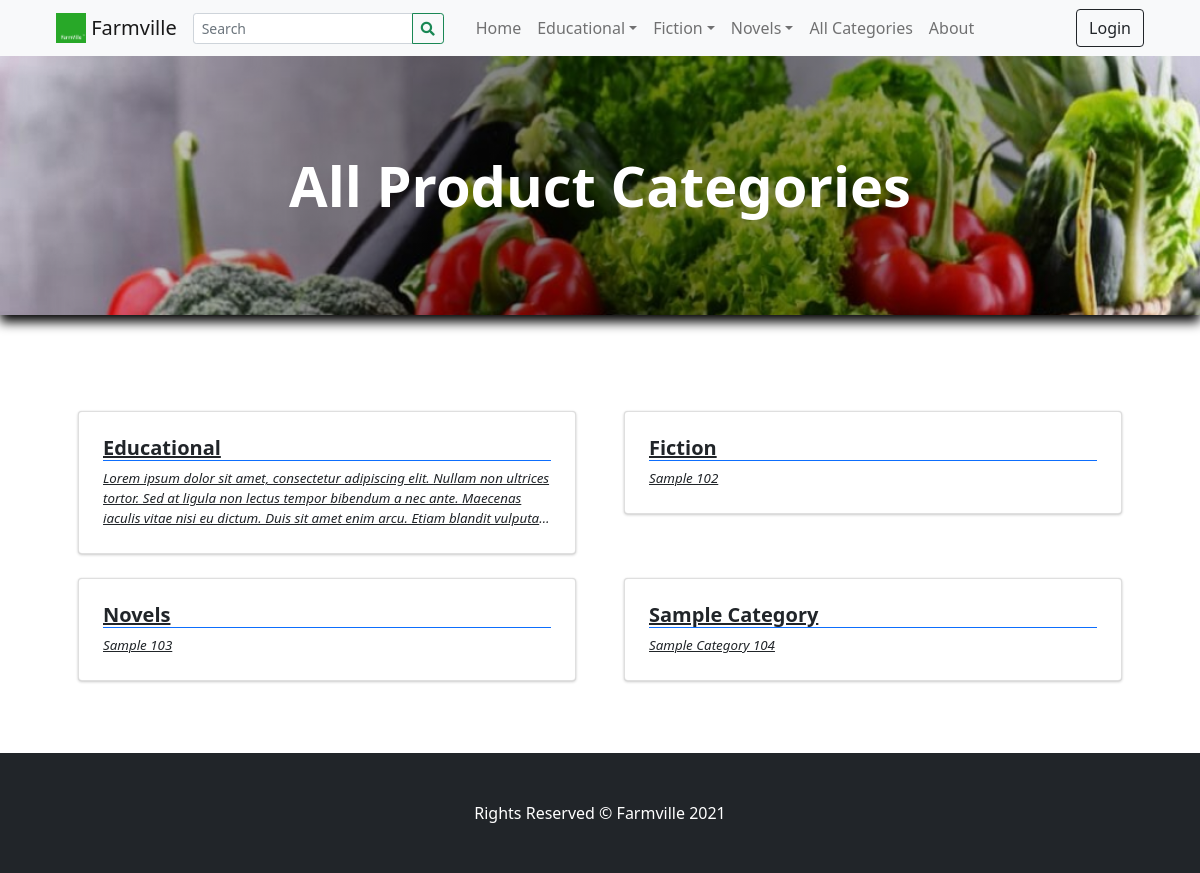
Page /?p=view_categories on the earlier database version.
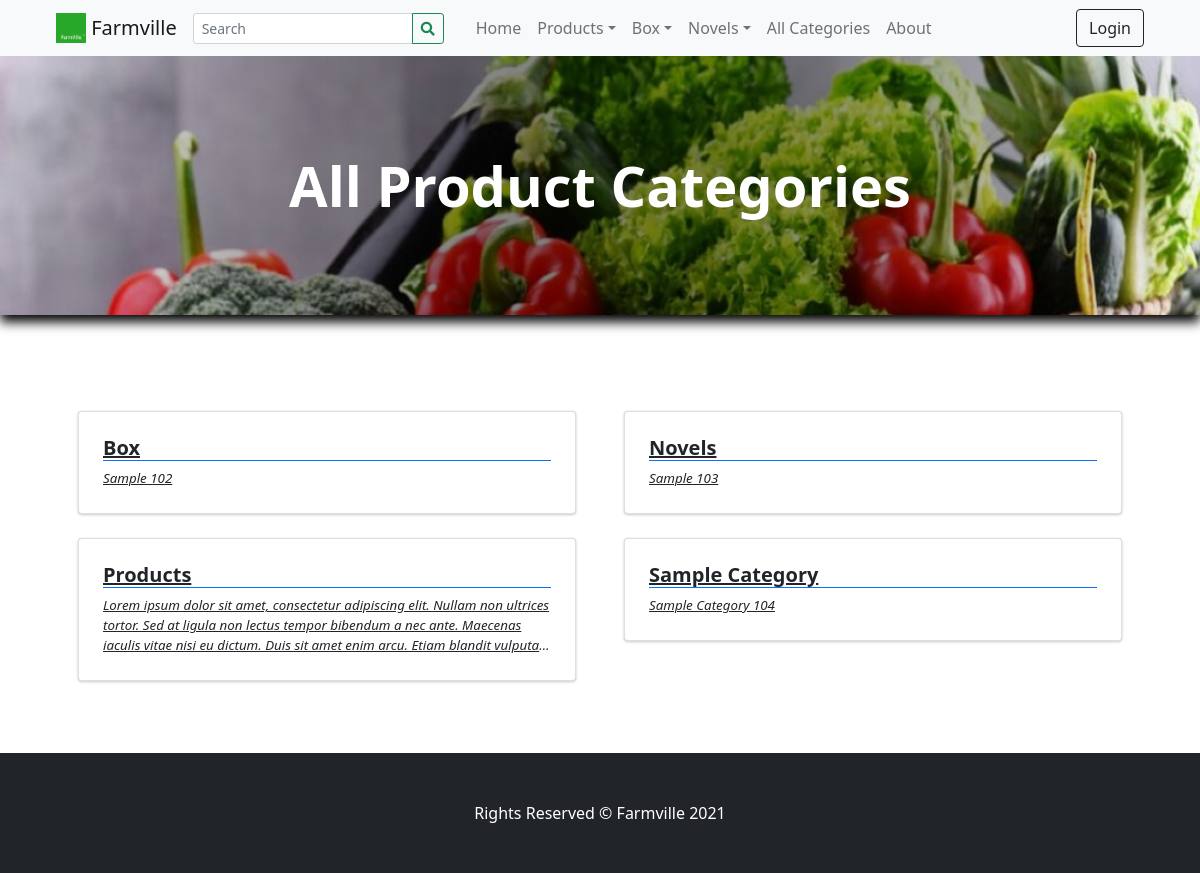
Same page on the later database version.
### tables this page shows
CREATE TABLE `categories` (
  `id` int(30) NOT NULL,
  `category` varchar(250) NOT NULL,
  `description` text DEFAULT NULL,
  `status` tinyint(1) NOT NULL DEFAULT 1,
  `date_created` datetime NOT NULL DEFAULT current_timestamp()
);

### classes/DBConnection.php (called while the page is built, shortened)
<?php
class DBConnection{
    private $host = DB_SERVER;
    private $username = DB_USERNAME;
    private $password = DB_PASSWORD;
    private $database = DB_NAME;
    public $conn;
    public function __construct(){
        if (!isset($this->conn)) {
            $this->conn = new mysqli($this->host, $this->username, $this->password, $this->database);
        }
    }
}
?>

### config.php (called while the page is built, shortened)
<?php
require_once('classes/DBConnection.php');
require_once('classes/SystemSettings.php');
function validate_image($file){
	if(!empty($file)){
		if(is_file(base_app.$file)){
			return base_url.$file;
		}else{
			return base_url.'dist/img/no-image-available.png';
		}
	}else{
		return base_url.'dist/img/no-image-available.png';
	}
}
?>

### inc/topBarNav.php (the view, shortened to what this page needs)
<nav class="navbar navbar-expand-lg navbar-light bg-light">
            <div class="container-fluid px-4 px-lg-5 ">
                <a class="navbar-brand" href="./">
                <img src="<?php echo validate_image($_settings->info('logo')) ?>" width="30" height="30" class="d-inline-block align-top" alt="" loading="lazy">
                <?php echo $_settings->info('short_name') ?>
                </a>
                <form class="form-inline" id="search-form">
                  <div class="input-group">
                    <input class="form-control form-control-sm form " type="search" placeholder="Search" aria-label="Search" name="search"  value="<?php echo isset($_GET['search']) ? $_GET['search'] : "" ?>"  aria-describedby="button-addon2">
                    <div class="input-group-append">
                      <button class="btn btn-outline-success btn-sm m-0" type="submit" id="button-addon2"><i class="fa fa-search"></i></button>
                    </div>
                  </div>
                </form>
                <div class="collapse navbar-collapse" id="navbarSupportedContent">
                    <ul class="navbar-nav me-auto mb-2 mb-lg-0 ms-lg-4">
                        <li class="nav-item"><a class="nav-link" aria-current="page" href="./">Home</a></li>
                        <?php
                        $cat_qry = $conn->query("SELECT * FROM categories where status = 1  limit 3");
                        $count_cats =$conn->query("SELECT * FROM categories where status = 1 ")->num_rows;
                        while($crow = $cat_qry->fetch_assoc()):
                          $sub_qry = $conn->query("SELECT * FROM sub_categories where status = 1 and parent_id = '{$crow['id']}'");
                          if($sub_qry->num_rows <= 0):
                        ?>
                        <li class="nav-item"><a class="nav-link" aria-current="page" href="./?p=products&c=<?php echo md5($crow['id']) ?>"><?php echo $crow['category'] ?></a></li>
                        <?php else: ?>
                        <li class="nav-item dropdown">
                          <a class="nav-link dropdown-toggle" id="navbarDropdown<?php echo $crow['id'] ?>" href="#" role="button" data-toggle="dropdown" aria-expanded="false"><?php echo $crow['category'] ?></a></a>
                        </li>
                        <?php endif; ?>
                        <?php endwhile; ?>
                        <?php if($count_cats > 3): ?>
                        <li class="nav-item"><a class="nav-link" href="./?p=view_categories">All Categories</a></li>
                        <?php endif; ?>
                        <li class="nav-item"><a class="nav-link" href="./?p=about">About</a></li>
                    </ul>
                    <div class="d-flex align-items-center">
                      <?php if(!isset($_SESSION['userdata']['id'])): ?>
                        <button class="btn btn-outline-dark ml-2" id="login-btn" type="button">Login</button>
                        <?php endif; ?>
                    </div>
                </div>
            </div>
        </nav>

### inc/header.php (shortened to what this page needs)
<head>
    <link rel="stylesheet" href="<?php echo base_url ?>plugins/fontawesome-free/css/all.min.css">
    <link rel="stylesheet" href="<?php echo base_url ?>plugins/tempusdominus-bootstrap-4/css/tempusdominus-bootstrap-4.min.css">
  <link rel="stylesheet" href="<?php echo base_url ?>plugins/datatables-bs4/css/dataTables.bootstrap4.min.css">
  <link rel="stylesheet" href="<?php echo base_url ?>plugins/datatables-responsive/css/responsive.bootstrap4.min.css">
  <link rel="stylesheet" href="<?php echo base_url ?>plugins/datatables-buttons/css/buttons.bootstrap4.min.css">
  <link rel="stylesheet" href="<?php echo base_url ?>plugins/select2/css/select2.min.css">
  <link rel="stylesheet" href="<?php echo base_url ?>plugins/select2-bootstrap4-theme/select2-bootstrap4.min.css">
    <link rel="stylesheet" href="<?php echo base_url ?>plugins/icheck-bootstrap/icheck-bootstrap.min.css">
    <link rel="stylesheet" href="<?php echo base_url ?>plugins/jqvmap/jqvmap.min.css">
    <link rel="stylesheet" href="<?php echo base_url ?>dist/css/adminlte.css">
    <link rel="stylesheet" href="<?php echo base_url ?>dist/css/custom.css">
    <link rel="stylesheet" href="<?php echo base_url ?>assets/css/styles.css">
    <link rel="stylesheet" href="<?php echo base_url ?>plugins/overlayScrollbars/css/OverlayScrollbars.min.css">
    <link rel="stylesheet" href="<?php echo base_url ?>plugins/daterangepicker/daterangepicker.css">
    <link rel="stylesheet" href="<?php echo base_url ?>plugins/summernote/summernote-bs4.min.css">
  <link rel="stylesheet" href="<?php echo base_url ?>plugins/sweetalert2-theme-bootstrap-4/bootstrap-4.min.css">
  </head>

### view_categories.php (shortened to what this page needs)
<?php
$title = "All Product Categories";
?>
<header class="bg-dark py-5" id="main-header">
    <div class="container px-4 px-lg-5 my-5">
        <div class="text-center text-white">
            <h1 class="display-4 fw-bolder"><?php echo $title ?></h1>
        </div>
    </div>
</header>
<section class="py-5">
    <div class="container px-4 px-lg-5 mt-5">
        <div class="row gx-2 gx-lg-5 row-cols-1 row-cols-md-2 row-cols-xl-2 justify-content-center">
            <?php
                $categories = $conn->query("SELECT * FROM `categories` where status = 1 order by category asc ");
                while($row = $categories->fetch_assoc()):
                    foreach($row as $k=> $v){
                        $row[$k] = trim(stripslashes($v));
                    }
                    $row['description'] = strip_tags(stripslashes(html_entity_decode($row['description'])));
            ?>
            <div class="col mb-6 mb-2">
                <a href="./?p=products&c=<?php echo md5($row['id']) ?>" class="card category-item text-dark">
                    <div class="card-body p-4">
                        <div class="">
                            <h5 class="fw-bolder border-bottom border-primary"><?php echo $row['category'] ?></h5>
                        </div>
                        <p class="m-0 truncate"><?php echo $row['description'] ?></p>
                    </div>
                </a>
            </div>
            <?php endwhile; ?>
        </div>
    </div>
</section>

### inc/footer.php (shortened to what this page needs)
<footer class="py-5 bg-dark">
            <div class="container">
              <p class="m-0 text-center text-white">Rights Reserved &copy; <?php echo $_settings->info('short_name') ?> 2021</p>
          </div>
        </footer>

Differences in the rows shown:
changed categories: category "Educational" → "Products"; moves down the list
changed categories: category "Fiction" → "Box"
